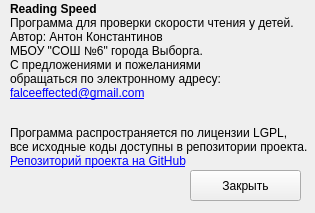
<?xml version="1.0" encoding="UTF-8"?>
<ui version="4.0">
 <class>infoWindow</class>
 <widget class="QWidget" name="infoWindow">
  <property name="geometry">
   <rect>
    <x>0</x>
    <y>0</y>
    <width>315</width>
    <height>213</height>
   </rect>
  </property>
  <property name="windowTitle">
   <string>О программе</string>
  </property>
  <widget class="QLabel" name="label">
   <property name="geometry">
    <rect>
     <x>10</x>
     <y>0</y>
     <width>311</width>
     <height>171</height>
    </rect>
   </property>
   <property name="text">
    <string>&lt;html&gt;&lt;head/&gt;&lt;body&gt;&lt;p&gt;&lt;span style=&quot; font-weight:600;&quot;&gt;Reading Speed&lt;/span&gt;&lt;br/&gt;Программа для проверки скорости чтения у детей.&lt;br/&gt;Автор: Антон Константинов&lt;br/&gt;МБОУ &amp;quot;СОШ №6&amp;quot; города Выборга.&lt;br/&gt;С предложениями и пожеланиями &lt;br/&gt;обращаться по электронному адресу: &lt;br/&gt;&lt;a href=&quot;mailto:falceeffected@gmail.com&quot;&gt;&lt;span style=&quot; text-decoration: underline; color:#0000ff;&quot;&gt;falceeffected@gmail.com&lt;/span&gt;&lt;/a&gt;&lt;/p&gt;&lt;p&gt;&lt;br/&gt;Программа распространяется по лицензии LGPL,&lt;br/&gt;все исходные коды доступны в репозитории проекта. &lt;br/&gt;&lt;a href=&quot;http://github.com/falceeffect/ReadingSpeed&quot;&gt;&lt;span style=&quot; text-decoration: underline; color:#0000ff;&quot;&gt;Репозиторий проекта на GitHub&lt;/span&gt;&lt;/a&gt;&lt;/p&gt;&lt;/body&gt;&lt;/html&gt;</string>
   </property>
  </widget>
  <widget class="QPushButton" name="closeButton">
   <property name="geometry">
    <rect>
     <x>190</x>
     <y>170</y>
     <width>111</width>
     <height>31</height>
    </rect>
   </property>
   <property name="text">
    <string>Закрыть</string>
   </property>
  </widget>
 </widget>
 <resources/>
 <connections/>
</ui>
